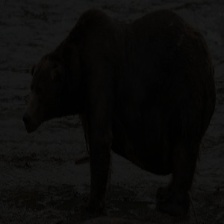
#> input picture datasets/Animal/BEAR-52.jpeg, 224 x 224 px; its folder holds 4 pictures in this run
$ jupyter execute AnimalClassification.ipynb
#> lines starting #> are read from the running program, lines starting #| are printed output that depends on the picture
Transforming the .jpeg in to vectors

[cell 1]
import os
path=r'datasets/Animal'
l=[]
for root,dir,files in os.walk(path):
    for file in files:
        first_word=file.split('-',1)

        l.append(first_word[0])
        print(first_word[0])

[cell 2]
uniqe_values=list(set(l))
print(uniqe_values)

[cell 3]
num_lists=[]
for i in range(len(uniqe_values)):
    num_lists.append(i)

[cell 4]
identety_dic={}
for uniqe_value,num_list in zip(uniqe_values,num_lists):
    identety_dic[uniqe_value]=num_list

[cell 5]
identety_dic

[cell 6]
from matplotlib.image import imread
import cv2
import numpy as np
path=r'datasets/Animal'
path2=r'datasets/Animal/'
data_list=[]
target_list=[]
for root,dir,files in os.walk(path):
    for file in files:
        first_word=file.split('-',1)
        Image=f"{path2}{file}"
        convert_image =cv2.imread(Image)#,cv2.IMREAD_GRAYSCALE
#> convert_image is the input picture: shape (224, 224, 3); mean B, G, R 10.4, 11.6, 11.9
        data_list.append(convert_image)#cv2.resize(convert_image, (28, 28))
        target_list.append(identety_dic[first_word[0]])

[cell 7]
dataset=np.array(data_list)
final_target=np.array(target_list)
print(dataset.shape)
#| (4, 224, 224, 3)
print(final_target.shape)
#| (4,)

[cell 8]
final_data=np.reshape(dataset, (dataset.shape[0], -1))

[cell 9]
final_data.shape
#> Out = (4, 150528)

Done now lets make test and traning sets

[cell 10]
from sklearn.model_selection import train_test_split
X_train, X_test, y_train, y_test = train_test_split(final_data, final_target, test_size=0.2, random_state=42)

[cell 11]
y_test

[cell 12]
from sklearn.ensemble import RandomForestClassifier
forest_clf=RandomForestClassifier(random_state=42)

[cell 13]
from sklearn.model_selection import cross_val_predict
y_probas_forest=cross_val_predict(forest_clf,X_train,y_train,cv=3)

[cell 14]
y_probas_forest

[cell 15]
from sklearn.metrics import confusion_matrix
cm=confusion_matrix(y_train,y_probas_forest)
cm

[cell 16]
from sklearn.preprocessing import StandardScaler
from sklearn.model_selection import cross_val_score

scaler = StandardScaler()
X_train_scaled = scaler.fit_transform(X_train.astype("float64"))
cross_val_score(forest_clf, X_train_scaled, y_train, cv=3, scoring="accuracy")

[cell 17]
import matplotlib.pyplot as plt
from sklearn.metrics import ConfusionMatrixDisplay
y_train_pred=cross_val_predict(forest_clf,X_train_scaled,y_train,cv=3)
ConfusionMatrixDisplay.from_predictions(y_train,y_train_pred)
plt.show
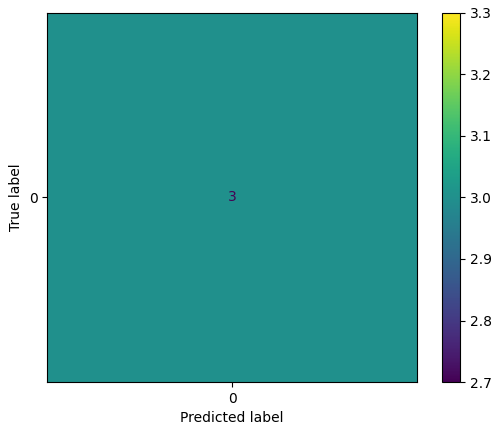
#> figure drawn by matplotlib, 2 panels

[cell 18]
ConfusionMatrixDisplay.from_predictions(y_train,y_train_pred,normalize="true",values_format=".0%")
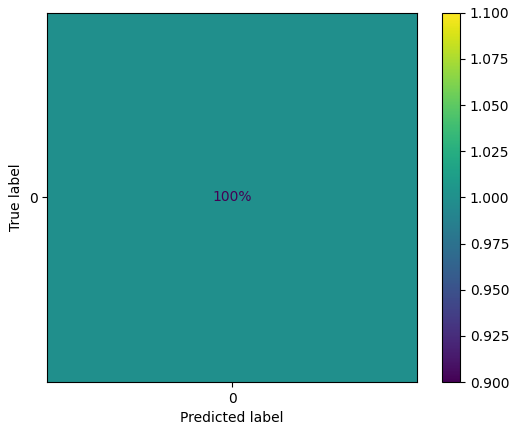
#> figure drawn by matplotlib, 2 panels

[cell 19]
sample_weight = (y_train_pred != y_train)
plt.rc('font', size=10)  # extra code
ConfusionMatrixDisplay.from_predictions(y_train, y_train_pred, sample_weight=sample_weight,normalize="true", values_format=".0%")
plt.show()
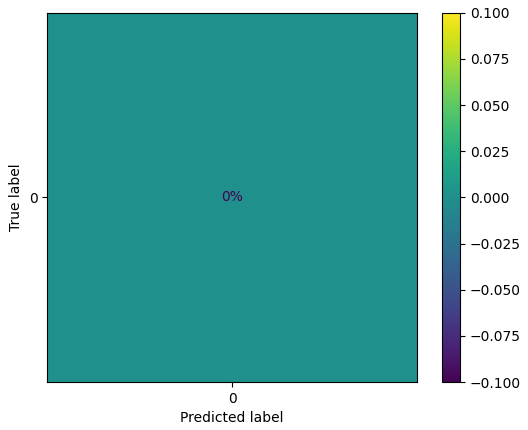
#> figure drawn by matplotlib, 2 panels
